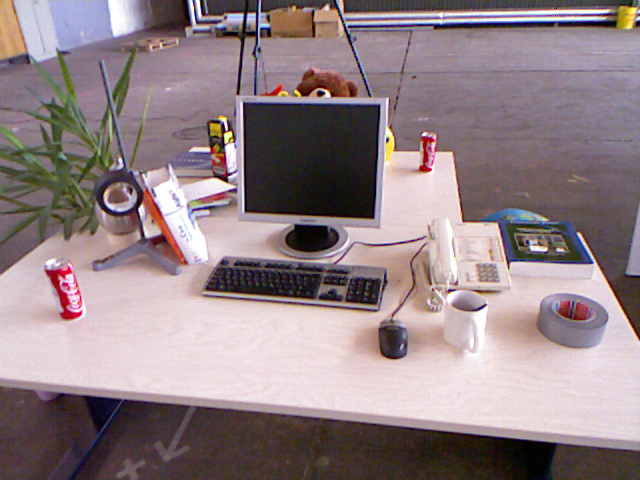
//> input picture 3_Learn-OpenCV-4-By-Building-Projects-Second-Edition/data/images/1.png, 640 x 480 px
$ ./4-4   (built with g++ and OpenCV 4)
//> lines starting //> are read from the running program, lines starting //| are printed output that depends on the picture
#include <iostream>

#include <opencv2/core/core.hpp>
#include <opencv2/highgui/highgui.hpp>
#include <opencv2/imgproc/imgproc.hpp>

int main()
{
    cv::Mat srcImg = cv::imread("data/images/1.png");
//> srcImg is the input picture: 480 rows x 640 cols, CV_8UC3; mean B, G, R 133.9, 129.9, 146.3
    std::vector<cv::Mat> bgr;

    cv::split(srcImg, bgr);
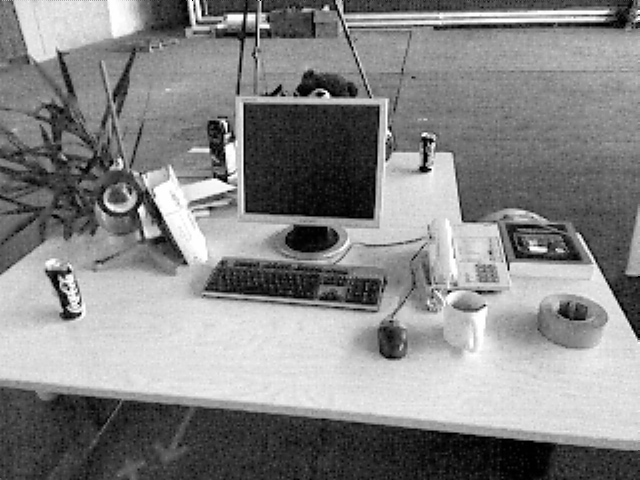
//> bgr[0]: 480 rows x 640 cols, CV_8UC1; min 1, max 254, mean 133.9
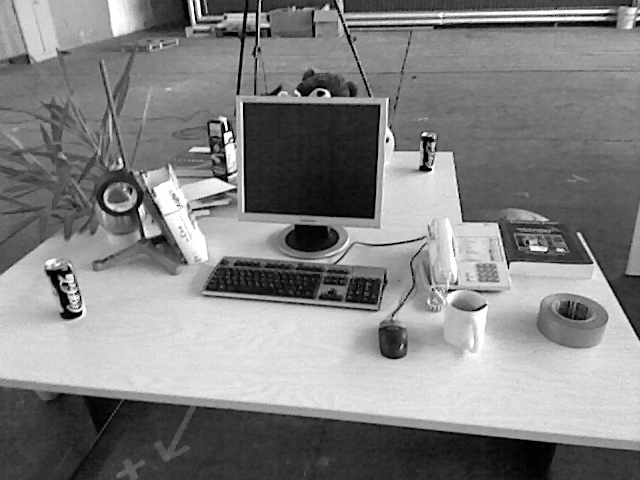
//> bgr[1]: 480 rows x 640 cols, CV_8UC1; min 1, max 254, mean 129.9
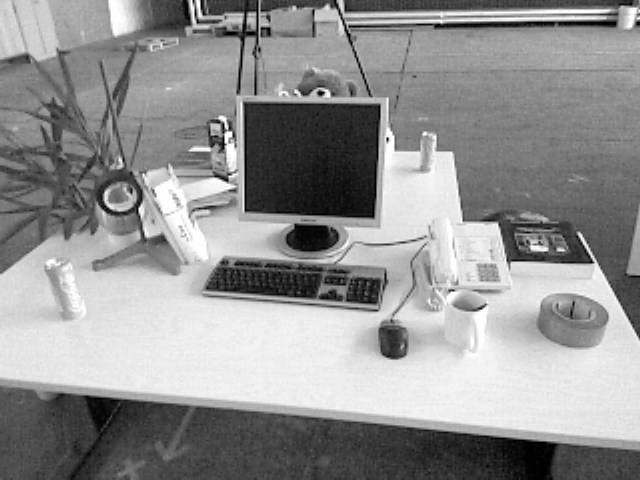
//> bgr[2]: 480 rows x 640 cols, CV_8UC1; min 1, max 254, mean 146.3

    int numbins = 256;
    float range[] = {0, 256};
    const float* histRange = {range};

    cv::Mat b_hist, g_hist, r_hist;
    cv::calcHist(&bgr[0], 1, 0, cv::Mat(), b_hist, 1, &numbins, &histRange);
//> b_hist = 256 values, max 4051 at index 222, min 0 at index 0, mean 1200
    cv::calcHist(&bgr[1], 1, 0, cv::Mat(), g_hist, 1, &numbins, &histRange);
//> g_hist = 256 values, max 3644 at index 216, min 0 at index 0, mean 1200
    cv::calcHist(&bgr[2], 1, 0, cv::Mat(), r_hist, 1, &numbins, &histRange);
//> r_hist = 256 values, max 4541 at index 238, min 0 at index 0, mean 1200

    int width = 512, height = 300;
    cv::Mat histImage(height, width, CV_8UC3, cv::Scalar(20, 20, 20));

    cv::normalize(b_hist, b_hist, 0, height, cv::NORM_MINMAX);
//> b_hist = 256 values, max 300 at index 222, min 0 at index 0, mean 88.87
    cv::normalize(g_hist, g_hist, 0, height, cv::NORM_MINMAX);
//> g_hist = 256 values, max 300 at index 216, min 0 at index 0, mean 98.79
    cv::normalize(r_hist, r_hist, 0, height, cv::NORM_MINMAX);
//> r_hist = 256 values, max 300 at index 238, min 0 at index 0, mean 79.28

    int binStep = cvRound((float)width / (float)numbins);
    for (int i = 1; i < numbins; i++)
    {
        cv::line(histImage, cv::Point(binStep*(i-1), height-cvRound(b_hist.at<float>(i-1))), cv::Point(binStep*(i), height-cvRound(b_hist.at<float>(i))), cv::Scalar(255, 0, 0));
        cv::line(histImage, cv::Point(binStep*(i-1), height-cvRound(g_hist.at<float>(i-1))), cv::Point(binStep*(i), height-cvRound(g_hist.at<float>(i))), cv::Scalar(0, 255, 0));
        cv::line(histImage, cv::Point(binStep*(i-1), height-cvRound(r_hist.at<float>(i-1))), cv::Point(binStep*(i), height-cvRound(r_hist.at<float>(i))), cv::Scalar(0, 0, 255));
    }
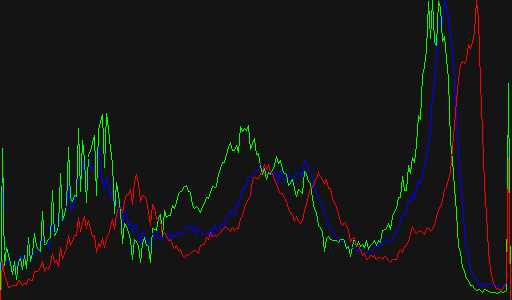
//> histImage: 300 rows x 512 cols, CV_8UC3; mean B, G, R 21.8, 24.5, 22.3

    cv::imshow("Histogram", histImage);

    cv::waitKey(0);

    return 0;
}
